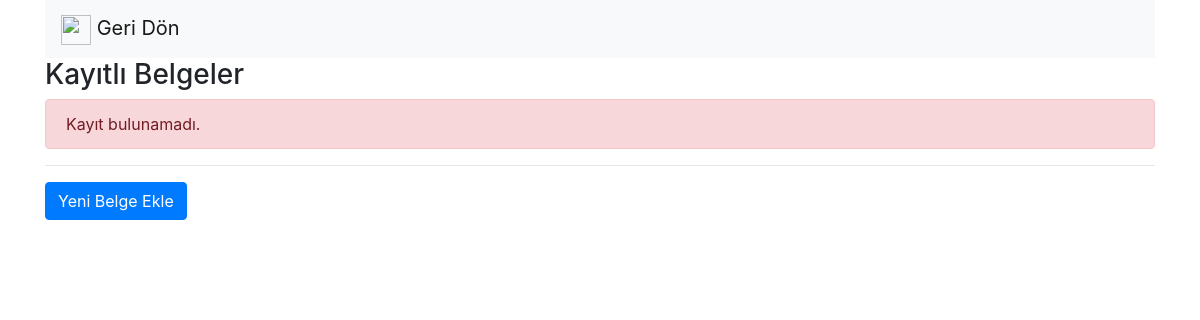
The app's page /belgeListe (signed in), older data.
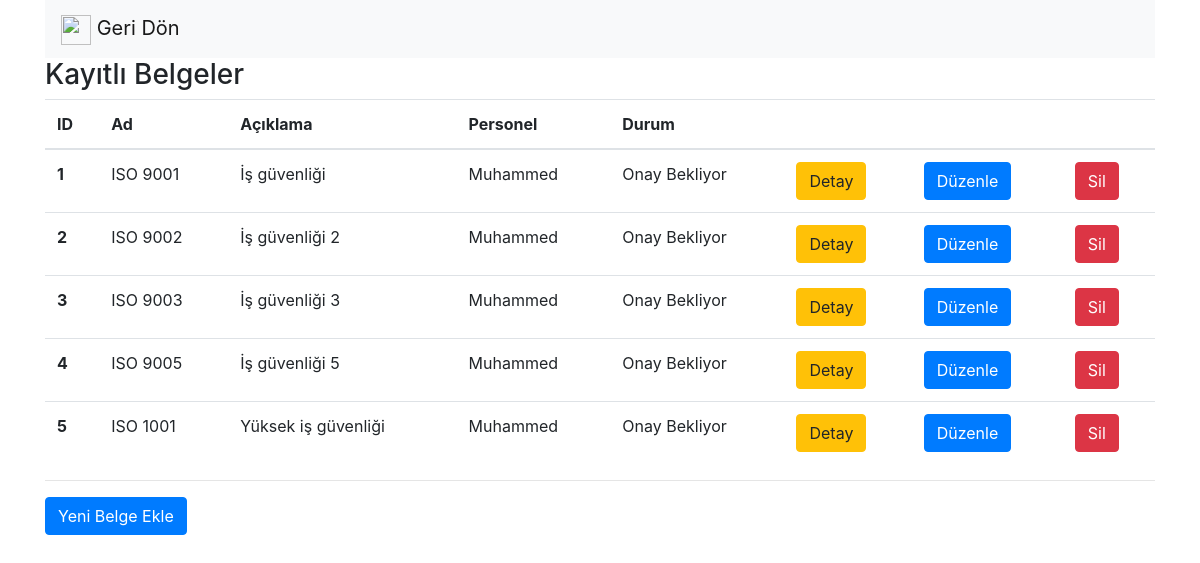
The same page, newer data.
### safeputapp/models.py (models this page shows, shortened)
class Belge(models.Model):
    ad = models.CharField(max_length = 50, verbose_name = "Ad")
    aciklama = models.CharField(max_length = 50, verbose_name = "Açıklama")
    personel_id = models.ForeignKey(Personel, on_delete = models.CASCADE, verbose_name = "Personel")
    belge = models.FileField(upload_to='documents/')
    belge_durum = models.ForeignKey(BelgeDurum, on_delete = models.CASCADE, verbose_name = "Belge Durum")
    aktifmi = models.BooleanField(verbose_name = "Aktif mi?", default = True)
    olusturma_tarihi = models.DateTimeField(auto_now_add = True, blank = True, verbose_name = "Oluşturma Tarihi")
    duzunleme_tarihi = models.DateTimeField(verbose_name = "Duzenleme Tarihi", blank = True, null = True)

class Personel(models.Model):
    ad = models.CharField(max_length = 50, verbose_name = "Ad")
    soyad = models.CharField(max_length = 50, verbose_name = "Soyad")
    adres = models.CharField(max_length = 250, verbose_name = "Adres")
    telefon = models.CharField(max_length = 11, verbose_name = "Telefon")
    eposta = models.CharField(max_length = 50, verbose_name = "E-Posta")
    tcno = models.CharField(max_length = 11, verbose_name = "TC Kimlik Numarası")
    ehliyet_no = models.CharField(max_length = 20, verbose_name = "Ehliyet Numarası")
    kan_grubu = models.CharField(max_length = 10, verbose_name = "Kan Grubu")
    sgk_no = models.CharField(max_length = 250, verbose_name = "SGK Numarası")
    is_id = models.ForeignKey(Is, on_delete = models.CASCADE, verbose_name = "İş")
    aktifmi = models.BooleanField(verbose_name = "Aktif mi?", default = True)
    olusturma_tarihi = models.DateTimeField(auto_now_add = True, blank = True, verbose_name = "Oluşturma Tarihi")
    duzunleme_tarihi = models.DateTimeField(verbose_name = "Duzenleme Tarihi", blank = True, null = True)
    def __unicode__(self):
        return self.ad

class BelgeDurum(models.Model):
    ad = models.CharField(max_length = 50, verbose_name = "Ad")
    durum = models.CharField(max_length = 20, verbose_name = "Durum")
    aktifmi = models.BooleanField(verbose_name = "Aktif mi?", default = True)
    olusturma_tarihi = models.DateTimeField(auto_now_add = True, blank = True, verbose_name = "Oluşturma Tarihi")
    duzunleme_tarihi = models.DateTimeField(verbose_name = "Duzenleme Tarihi", blank = True, null = True)
    def __unicode__(self):
        return self.ad

### safeputapp/views.py (the view)
# urls.py: url(r'^belgeListe', belgeListe),
def belgeListe(request):
    belgeler = Belge.objects.filter(aktifmi = True)
    return render(request, "belgeListe.html", { "mevcutIs" : request.session['mevcutIs'], "belgeler" : belgeler })

### safeputapp/templates/belgeListe.html (shortened to what this page needs)
<!DOCTYPE html>
    <html>
        <head>
        <link rel="stylesheet" href="https://maxcdn.bootstrapcdn.com/bootstrap/4.0.0/css/bootstrap.min.css">
        </head>
        <body>
            <div class="container">
                <nav class="navbar navbar-light bg-light">
                    <a class="navbar-brand" href="isAnasayfa/{{mevcutIs}}">
                        <img src="https://image.flaticon.com/icons/svg/118/118739.svg" width="30" height="30" alt=""> Geri Dön
                    </a>
                </nav>
                <h3>Kayıtlı Belgeler</h3>
                    {% if belgeler %}
                        <table class="table">
                            <thead>
                                <tr>
                                <th scope="col">ID</th>
                                <th scope="col">Ad</th>
                                <th scope="col">Açıklama</th>
                                <th scope="col">Personel</th>
                                <th scope="col">Durum</th>
                                <th scope="col"></th>
                                <th scope="col"></th>
                                <th scope="col"></th>
                                </tr>
                            </thead>
                            <tbody>
                                {% for belge in belgeler %}
                                    <tr>
                                        <th scope="row"> {{ belge.id }} </th>
                                        <td> {{ belge.ad }} </td>
                                        <td> {{ belge.aciklama }} </td>
                                        <td> {{ belge.personel_id }} </td>
                                        <td> {{ belge.belge_durum }} </td>
                                        <td><a href="/belgeDetay/{{belge.id}}" class="btn btn-warning">Detay</td>
                                        <td><a href="/belgeDuzenle/{{belge.id}}" class="btn btn-primary">Düzenle</td>
                                        <td><a href="/belgeSil/{{belge.id}}" class="btn btn-danger">Sil</td>
                                    </tr>
                                {% endfor %}
                            </tbody>
                        </table>
                    {% else %}
                        <div class="alert alert-danger">
                            Kayıt bulunamadı.
                        </div>
                    {% endif %}
                <hr>
                <a href="belgeEkle" class="btn btn-primary"> Yeni Belge Ekle </a>
            </div>
        </body>
</html>

Row changes from the older to the newer data that the page shows:
added Belge: id "1", ad "ISO 9001", aciklama "İş güvenliği", personel_id "Muhammed", belge_durum "Onay Bekliyor"
added Belge: id "2", ad "ISO 9002", aciklama "İş güvenliği 2", personel_id "Muhammed", belge_durum "Onay Bekliyor"
added Belge: id "3", ad "ISO 9003", aciklama "İş güvenliği 3", personel_id "Muhammed", belge_durum "Onay Bekliyor"
added Belge: id "4", ad "ISO 9005", aciklama "İş güvenliği 5", personel_id "Muhammed", belge_durum "Onay Bekliyor"
added Belge: id "5", ad "ISO 1001", aciklama "Yüksek iş güvenliği", personel_id "Muhammed", belge_durum "Onay Bekliyor"
Text that changed along with them:
text no longer shown: "Kayıt bulunamadı."
text now shown: "ID Ad Açıklama Personel Durum"
